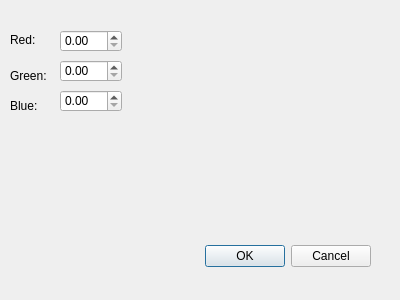
<?xml version="1.0" encoding="UTF-8"?>
<ui version="4.0">
 <class>LightSetting</class>
 <widget class="QDialog" name="LightSetting">
  <property name="geometry">
   <rect>
    <x>0</x>
    <y>0</y>
    <width>400</width>
    <height>300</height>
   </rect>
  </property>
  <property name="windowTitle">
   <string>Dialog</string>
  </property>
  <widget class="QDialogButtonBox" name="buttonBox">
   <property name="geometry">
    <rect>
     <x>30</x>
     <y>240</y>
     <width>341</width>
     <height>32</height>
    </rect>
   </property>
   <property name="orientation">
    <enum>Qt::Horizontal</enum>
   </property>
   <property name="standardButtons">
    <set>QDialogButtonBox::Cancel|QDialogButtonBox::Ok</set>
   </property>
  </widget>
  <widget class="QDoubleSpinBox" name="RedSpinBox">
   <property name="geometry">
    <rect>
     <x>60</x>
     <y>30</y>
     <width>62</width>
     <height>22</height>
    </rect>
   </property>
  </widget>
  <widget class="QDoubleSpinBox" name="GreenSpinBox">
   <property name="geometry">
    <rect>
     <x>60</x>
     <y>60</y>
     <width>62</width>
     <height>22</height>
    </rect>
   </property>
  </widget>
  <widget class="QDoubleSpinBox" name="BlueSpinBox">
   <property name="geometry">
    <rect>
     <x>60</x>
     <y>90</y>
     <width>62</width>
     <height>22</height>
    </rect>
   </property>
  </widget>
  <widget class="QLabel" name="Red">
   <property name="geometry">
    <rect>
     <x>10</x>
     <y>30</y>
     <width>54</width>
     <height>20</height>
    </rect>
   </property>
   <property name="text">
    <string>Red:</string>
   </property>
  </widget>
  <widget class="QLabel" name="Green">
   <property name="geometry">
    <rect>
     <x>10</x>
     <y>70</y>
     <width>54</width>
     <height>12</height>
    </rect>
   </property>
   <property name="text">
    <string>Green:</string>
   </property>
  </widget>
  <widget class="QLabel" name="Blue">
   <property name="geometry">
    <rect>
     <x>10</x>
     <y>100</y>
     <width>54</width>
     <height>12</height>
    </rect>
   </property>
   <property name="text">
    <string>Blue:</string>
   </property>
  </widget>
 </widget>
 <resources/>
 <connections>
  <connection>
   <sender>buttonBox</sender>
   <signal>accepted()</signal>
   <receiver>LightSetting</receiver>
   <slot>accept()</slot>
   <hints>
    <hint type="sourcelabel">
     <x>248</x>
     <y>254</y>
    </hint>
    <hint type="destinationlabel">
     <x>157</x>
     <y>274</y>
    </hint>
   </hints>
  </connection>
  <connection>
   <sender>buttonBox</sender>
   <signal>rejected()</signal>
   <receiver>LightSetting</receiver>
   <slot>reject()</slot>
   <hints>
    <hint type="sourcelabel">
     <x>316</x>
     <y>260</y>
    </hint>
    <hint type="destinationlabel">
     <x>286</x>
     <y>274</y>
    </hint>
   </hints>
  </connection>
 </connections>
</ui>
